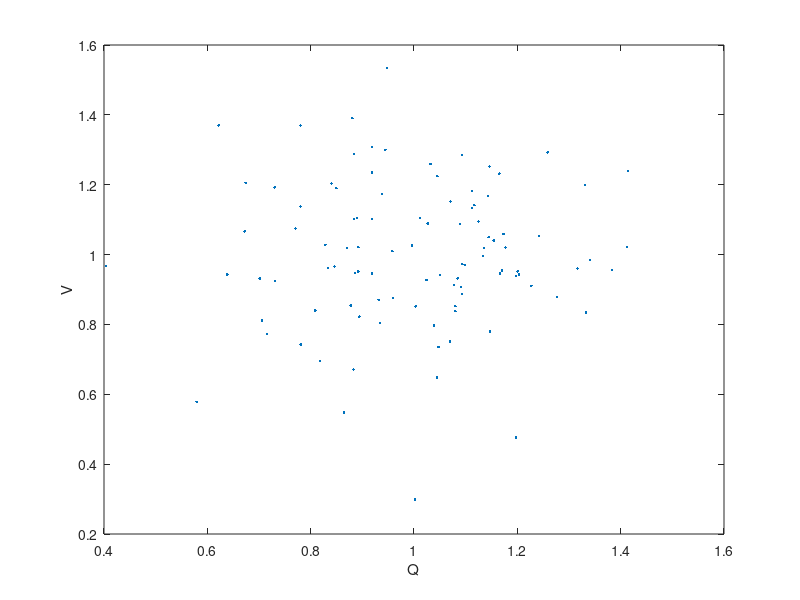

Source code (MATLAB): (Note: this script raises an error after producing the figure.)
clear;close all;
%% Constants and Hb dissociation look up table
alpha = 1.3e-6*1e3;  % O2 solubility  in water/plasma(mM/mmHg)
CHb   = 0.021*1e3;   % Hb binding site conc (mmol/L of RBC's)
Hct   = 0.40;    % hematocrit (unitless)
C0    = CHb*Hct; % blood oxygen binding capacity (mol/L)
n     = 2.7;     % Hill exponent
P50   = 27;      % half-max saturation of Hb
beta  = 16800*1e-3; % O2 solubility in air (mmHg/mM)

HbLookUp = load('Lookup.mat'); %outputs Hb dissociation curve lookup table
HbDisP = HbLookUp.LOOK.Plookup;
HbDisC = HbLookUp.LOOK.Clookup;
Ceq = zeros(size(HbDisP));
for iqs = 1:length(HbDisP)
    Ceq(iqs) = alpha*HbDisP(iqs)+C0*((HbDisP(iqs)^n)/(HbDisP(iqs)^n+P50^n)); % transform to Pa
end

% test interp1
% Cx = 1:1.7:12;
% Pvdist = interp1(HbDisC, HbDisP,Cx , "linear");
% plot(HbDisP, HbDisC, HbDisP, Ceq, '--', Pvdist, Cx, 'x-', 'Linewidth', 2);

%% prepare random distribution
N = 100;
SD = 2e-1;
rng(3); % set the random generator seed 
rnd = SD*randn(N, 1) + 1; % random vector for flows
rnd = rnd(find(rnd > 0)); % select only non-zero flows
rnd = (rnd) / mean(rnd); % rescale to match total flow

rnd2 = SD*randn(N, 1) + 1; % random vector for ventilation
rnd2 = rnd2(find(rnd2 > 0)); % select only non-zero ventilation
rnd2 = (rnd2) / mean(rnd2); % rescale to match total ventilation

clf;plot(rnd, rnd2, '.'); xlabel('Q');ylabel('V');
% histogram(rnd, N/10)
% subplot(121);histogram(rnd, 'FaceAlpha',0.2);
% run CO x V scan for distributed alveoli
drawPlots = true;
if drawPlots
    % figure(1);
    % subplot(121);hold on;
    % subplot(132);hold on;
    % subplot(133);hold on;
end

% Prepare inputs
CO = 3:1:20;
Vp = 3:1:20;

% CO = [10];
% Vp = [10];

% CO = 5;
% Vp = 5;
Qs = 5; % flow snapshot
Vps = 5; % Ventilation snapshot

% filename = sprintf("Data/DistributedModel_SD_%1.1e.mat", SD)
filename = sprintf("Data/DistributedModelQV_SD_%1.1e.mat", SD)

%% get all the param shift tigerther

%%% parameters
D     = 380;      %apparent diffusion (L/min)
Pair  = 150;    %atmospheric oxygen partial pressure (mmHg)
Pin   = 45;     %mixed venous oxygen partial pressure - pulmonary inlet (mmHg)
Vvasc = 1;      %volume of vascular space (ml)
Valv  = 1;      %alveolar volume (ml)
l     = 1; %length of capillary

%load optimized diffusion (D) parameter
load('ModelD_optimization_v2_results.mat','JD','DD')
[~, jDpi] = min(JD); DDp = DD(jDpi);
D = DDp;

par = [D Pair Pin alpha beta l];

%% Run ModelD eval - test
NN = 500;
tic
Qt = 0.05;Vpt = 0.3;
par(6) = 1;
par(1) = D;
[Pv,Pa,Cvi,Pvi,EPSv,dx] = modelD_SS_relaxation(NN,par,HbDisP,HbDisC,Vps,Qs);
t = toc;
fprintf('At Q = %2.2f and Vp  = %2.2f, pO2_{dist} = %2.1f (alv. = %2.1f), in %2.0f ms \n', Qt, Vpt, Pv, Pa, t*1000);

NNN = 2;
Cvid = zeros(NNN, 1);
for i = 1:NNN
    par(1) = D/NNN;
    [~,~,C] = modelD_SS_relaxation(NN,par,HbDisP,HbDisC,Vps/NNN,Qs/NNN);
    Cvid(i) = C(end);
end
Csum = sum(Cvid*Qs/NNN)/Qs;

t = toc;
fprintf('Cvi %1.3f, CviSum %1.3f \n', Cvi(end), Csum);



%% init loop

pVascND = zeros(length(CO), length(Vp)); % non distributed
pAlvND = zeros(length(CO), length(Vp)); % non distributed
Pvdist = zeros(length(CO), length(Vp)); % distributed
Pds = 0;Qds = 0;Ps = 0;
params = par;
pfs = @(snap) save('Data\snapshot.mat', "snap"); % paralel for snapshot
COEl = 1:length(CO);
VpEl = 1:length(Vp); % VpElements

parfor iq = COEl % iterate flow
    par = params;

    disp("Jedu " + num2str(round(iq/length(CO)*100)))
    qrs = CO(iq)/N * rnd; % random flow set
    Cvi = 0;Pvi = 0;

    for iv = VpEl % iterate ventilation
        vrs = Vp(iv)/N *rnd2; % ventilation random set
        % vrs = ones(size(qrs))*Vp(iv)/N; % start simple - equal ventilation
        
        % equal Q and Vp in all alveoli
        par(1) = D;
        [pv,~, ~, ~] = modelD_SS_relaxation(NN,par,HbDisP,HbDisC,Vp(iv),CO(iq)); 
        pVascND(iq, iv) = pv;
        
        tic
        % distribution within lungs
        c = zeros(size(qrs));
        p = zeros(size(qrs));
        for iqs = 1:length(qrs) % iterate submodel flows
            par(1) = D/N;
            [~,~, Cvi, Pvi] = modelD_SS_relaxation(NN,par,HbDisP,HbDisC,vrs(iqs),qrs(iqs)); %loop through q and v and store fixed points
            c(iqs) = Cvi(end); % pulmonary end-capillary concentration
            p(iqs) = Pvi(end); % pulmonary end-capillary pO2
        end
        t = toc;
        Q = sum(qrs); % sum of flows
        Ca = sum(c.*qrs)/Q; % weighted average of concentrations by flow
        Pvdist(iq, iv) = interp1(HbDisC, HbDisP,Ca , "linear"); % Pulmonary venous distributed sum
        fprintf('At Q = %2.1f (%2.1f) and Vp  = %2.1f, pO2_{dist} = %2.1f (single comp. = %2.1f), in %2.0f ms (Ctrl %1.3e)\n', Q, CO(iq), Vp(iv), Pvdist(iq, iv), pv, t*1000, CO(iq)-Q);
        if CO(iq) == Qs && Vp(iv) == Vps, 
            % snapshot
            snapshot = struct();
            snapshot.Pds = p; % PO2 distribution snapshot
            snapshot.Qds = qrs; % flow distribution snapshot
            snapshot.Vds = vrs; % ventilation distribution snapshot
            snapshot.Cds = c;
            snapshot.Pvs = Pvdist(iq, iv); % venous pO2 snapshot
            snapshot.PvNds = pv; % venous pO2 non-distributed snapshot
            pfs(snapshot);
        end
    end
end
% save results
DMR = struct(); % distributed model results
DMR.CO = CO; % cardiac output
DMR.Vp = Vp; % ventilation
DMR.Pv = Pvdist; % PO2 in pulmonary veins

DMR.pVascND = pVascND; % non distributed
DMR.pAlvND = pAlvND;
DMR.snap = load('Data\snapshot.mat').snap; % paralel for snapshot

save(filename, "DMR");
%% load results
% clear;
figure(1);clf;
DMR = load(filename).DMR; % distributed model results

% DMR = load("Data/DistributedModel_SD_0.mat").DMR; % distributed model results
% DMR = load("DistributedModel_SD_2e-1.mat").DMR; % distributed model results
% DMR = load("DistributedModel_SD_1e-3.mat").DMR; % distributed model results
% N = length(DMR.snap.Qds)*10;

% DMR.snap.PvNDs = DMR.pVascND(3, 3);
% DMR.snap.Pvs = DMR.snap.Ps;
% subplot(131); histogram(dmr.snap.Qds, N, "EdgeAlpha",0.2);
% subplot(132); histogram(dmr.snap.Pds, N); 
subplot(231); cla; hold on;
plot(DMR.snap.Qds,DMR.snap.Vds, 'x');
title(['Blood flow distribution in alveoli, Q_{total} = ' num2str(round(sum(DMR.snap.Qds), 2)) ' L/min']);
xlabel('Q');ylabel('V');
Qsm = mean(DMR.snap.Qds);
Vsm = mean(DMR.snap.Vds);
plot([Qsm Qsm], [min(DMR.snap.Vds) max(DMR.snap.Vds)], 'r--')
plot([min(DMR.snap.Qds) max(DMR.snap.Qds)], [Vsm Vsm], 'r--')

subplot(232); cla;hold on;
% plot(DMR.snap.Pds,1:numel(DMR.snap.Qds), 'x'); 
histogram(DMR.snap.Pds, N/10);
title(['Partial pressure in distributed alveoli, Pa = ' num2str(round(DMR.snap.Pvs, 2))]);
plot([DMR.snap.PvNds DMR.snap.PvNds], [0 max(ylim)], 'c:', 'LineWidth',1.5)
plot([DMR.snap.Pvs DMR.snap.Pvs], [0 max(ylim)], 'r--')
legend('Capillary pO2', '1 comp pO2', 'dist venous pO2', 'Location','northwest')
xlabel('P_{O2}');ylabel('Count in category');

subplot(233); cla;hold on;
[X Y] = meshgrid(DMR.CO, DMR.Vp);
% surf(X, Y, DMR.Pv');
contour(X, Y, DMR.pVascND', '--', 'ShowText','on', 'LineWidth',2);
contour(X, Y, DMR.Pv', '-', 'ShowText','on', 'LineWidth',1);

xlabel('CO L/min');
ylabel('V (L/min)');
zlabel('P_O2 (mmHg)');
legend('1 comp', 'Distributed')
colorbar
% view(2)

% PLot surf
subplot(223);cla;hold on;
surf(X, Y, DMR.pVascND', 'LineStyle','--', 'LineWidth',1);
surf(X, Y, DMR.Pv', 'LineStyle','-', 'LineWidth',1);
xlabel('CO L/min');
ylabel('V (L/min)');
zlabel('P_O2 (mmHg)');
colorbar
% view(2)
legend('Distributed', 'Single comp')

% plot Px
% figure(3);clf;hold on;
subplot(224);cla;hold on;
serco = 1:1:numel(DMR.CO); % selected range CO
servp = 3:3:numel(DMR.Vp);% selected range Vp
plot(DMR.CO(serco), DMR.pVascND(serco, servp), 'o-');
set(gca, 'ColorOrderIndex', 1)
plot(DMR.CO(serco), DMR.Pv(serco, servp), 'x--');
xlabel('whole organ CO (L/min)');ylabel('pO2 (mmHg)')
title('Distributed alveoli with normal distribution of flow at Vp rates')
legend(string([DMR.Vp(servp) DMR.Vp(servp)]), 'NumColumns',2)
% legend('Single compartment', 'Distributed')
% legend('SD = 0.001', 'SD = 0.1','SD = 1');
saveas(gcf, sprintf("figures/DistributedModelD_VQ_SD_%1.1e.fig", SD));
saveas(gcf, sprintf("figures/DistributedModelD_VQ_SD_%1.1e.png", SD));